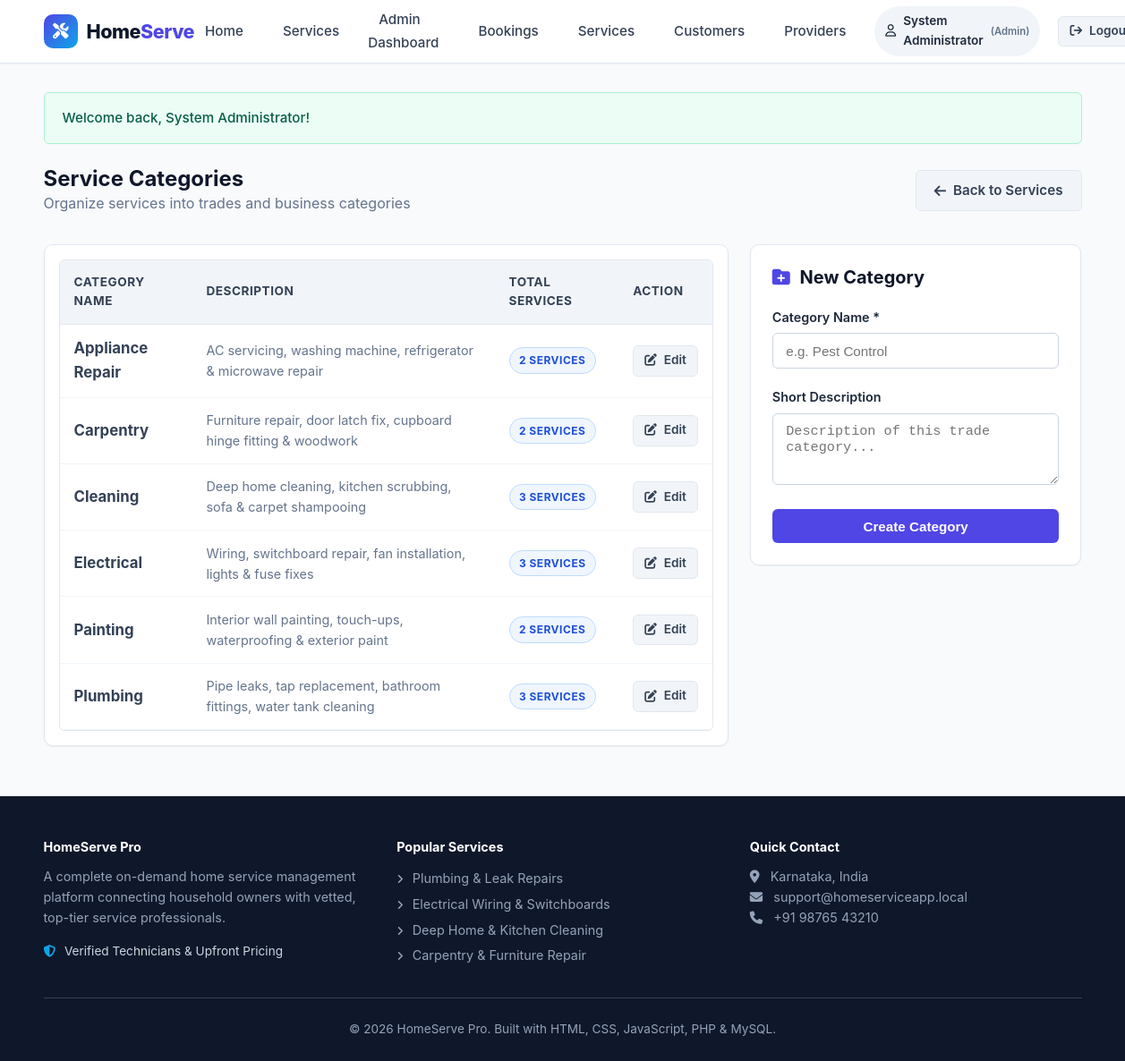
The page /admin/categories.php (signed in) on the database its author committed.
### tables this page shows
CREATE TABLE `service_categories` (
    `id` INT AUTO_INCREMENT PRIMARY KEY,
    `name` VARCHAR(100) NOT NULL UNIQUE,
    `description` TEXT,
    `icon` VARCHAR(50) DEFAULT 'wrench',
    `created_at` TIMESTAMP DEFAULT CURRENT_TIMESTAMP
);

### admin/categories.php (the view, shortened to what this page needs)
<?php
require_once __DIR__ . '/../config/db.php';
$pdo = getDB();
$categories = $pdo->query("SELECT c.*, COUNT(s.id) as service_count
                           FROM service_categories c
                           LEFT JOIN services s ON c.id = s.category_id
                           GROUP BY c.id ORDER BY c.name ASC")->fetchAll();
require_once __DIR__ . '/../includes/header.php';
?>
<div style="display: flex; justify-content: space-between; align-items: center; margin-bottom: 2rem; flex-wrap: wrap; gap: 1rem;">
    <div>
        <h2>Service Categories</h2>
        <p style="color: var(--gray-500);">Organize services into trades and business categories</p>
    </div>
    <a href="services.php" class="btn btn-secondary">
        <i class="fa-solid fa-arrow-left"></i> Back to Services
    </a>
</div>
<div class="grid grid-3" style="align-items: flex-start;">
    <div class="card" style="grid-column: span 2; padding: 1rem;">
        <div class="table-responsive">
            <table class="table">
                <thead>
                    <tr>
                        <th>Category Name</th>
                        <th>Description</th>
                        <th>Total Services</th>
                        <th>Action</th>
                    </tr>
                </thead>
                <tbody>
                    <?php foreach ($categories as $c): ?>
                        <tr>
                            <td>
                                <strong style="font-size: 1.05rem;"><?php echo htmlspecialchars($c['name']); ?></strong>
                            </td>
                            <td style="color: var(--gray-500); font-size: 0.9rem;"><?php echo htmlspecialchars($c['description']); ?></td>
                            <td><span class="badge badge-accepted"><?php echo $c['service_count']; ?> Services</span></td>
                            <td>
                                <a href="edit-category.php?id=<?php echo $c['id']; ?>" class="btn btn-secondary btn-sm" title="Edit Category">
                                    <i class="fa-solid fa-pen-to-square"></i> Edit
                                </a>
                            </td>
                        </tr>
                    <?php endforeach; ?>
                </tbody>
            </table>
        </div>
    </div>
    <div class="card" style="padding: 1.5rem;">
        <h3 style="font-size: 1.25rem; margin-bottom: 1.25rem;"><i class="fa-solid fa-folder-plus" style="color:var(--primary);margin-right:6px;"></i> New Category</h3>
        <form method="POST" action="categories.php">
            <div class="form-group">
                <label class="form-label" for="name">Category Name *</label>
                <input type="text" id="name" name="name" class="form-control" required placeholder="e.g. Pest Control">
            </div>
            <div class="form-group">
                <label class="form-label" for="description">Short Description</label>
                <textarea id="description" name="description" class="form-control" rows="3" placeholder="Description of this trade category..."></textarea>
            </div>
            <button type="submit" class="btn btn-primary btn-block">Create Category</button>
        </form>
    </div>
</div>
<?php require_once __DIR__ . '/../includes/footer.php'; ?>

### assets/css/style.css (style rules this page uses)
:root { --primary: #4f46e5; --primary-hover: #4338ca; --primary-light: #eef2ff; --secondary: #0ea5e9; --dark: #0f172a; --gray-900: #1e293b; --gray-700: #334155; --gray-500: #64748b; --gray-300: #cbd5e1; --gray-200: #e2e8f0; --gray-100: #f1f5f9; --light: #f8fafc; --white: #ffffff; --success: #10b981; --success-bg: #ecfdf5; --warning: #f59e0b; --warning-bg: #fffbeb; --danger: #ef4444; --danger-bg: #fef2f2; --info: #3b82f6; --info-bg: #eff6ff; --radius-sm: 6px; --radius-md: 10px; --radius-lg: 16px; --shadow-sm: 0 1px 2px 0 rgba(0, 0, 0, 0.05); --shadow-md: 0 4px 6px -1px rgba(0, 0, 0, 0.1), 0 2px 4px -2px rgba(0, 0, 0, 0.1); --shadow-lg: 0 10px 15px -3px rgba(0, 0, 0, 0.1), 0 4px 6px -4px rgba(0, 0, 0, 0.1); --shadow-hover: 0 14px 20px -3px rgba(79, 70, 229, 0.15); --transition: all 0.25s cubic-bezier(0.4, 0, 0.2, 1); }
* { box-sizing: border-box; margin: 0; padding: 0; }
body { font-family: -apple-system, BlinkMacSystemFont, "Segoe UI", Roboto, Oxygen, Ubuntu, Cantarell, "Helvetica Neue", sans-serif; background-color: var(--light); color: var(--gray-700); line-height: 1.6; display: flex; flex-direction: column; min-height: 100vh; }
h1, h2, h3, h4, h5, h6 { color: var(--dark); font-weight: 700; line-height: 1.25; }
a { color: var(--primary); text-decoration: none; transition: var(--transition); }
.btn { display: inline-flex; align-items: center; justify-content: center; gap: 8px; padding: 0.6rem 1.25rem; font-size: 0.95rem; font-weight: 600; border-radius: var(--radius-sm); border: 1px solid transparent; cursor: pointer; transition: var(--transition); text-align: center; white-space: nowrap; }
.btn-primary { background-color: var(--primary); color: var(--white) !important; }
.btn-secondary { background-color: var(--gray-100); color: var(--gray-700); border-color: var(--gray-200); }
.btn-sm { padding: 0.35rem 0.75rem; font-size: 0.85rem; }
.btn-block { width: 100%; }
.grid { display: grid; gap: 1.5rem; }
.grid-3 { grid-template-columns: repeat(3, minmax(0, 1fr)); }
.card { background: var(--white); border-radius: var(--radius-md); border: 1px solid var(--gray-200); box-shadow: var(--shadow-sm); padding: 1.5rem; transition: var(--transition); }
.badge { display: inline-block; padding: 0.25rem 0.65rem; font-size: 0.75rem; font-weight: 700; border-radius: 999px; text-transform: uppercase; letter-spacing: 0.5px; }
.badge-accepted { background-color: var(--info-bg); color: #1d4ed8; border: 1px solid #bfdbfe; }
.form-group { margin-bottom: 1.25rem; }
.form-label { display: block; font-weight: 600; font-size: 0.9rem; margin-bottom: 0.4rem; color: var(--gray-900); }
.form-control { width: 100%; padding: 0.65rem 0.9rem; font-size: 0.95rem; border: 1px solid var(--gray-300); border-radius: var(--radius-sm); background-color: var(--white); color: var(--gray-900); transition: var(--transition); }
textarea.form-control { resize: vertical; min-height: 80px; }
.table-responsive { width: 100%; overflow-x: auto; border-radius: var(--radius-sm); border: 1px solid var(--gray-200); background: var(--white); }
.table { width: 100%; border-collapse: collapse; text-align: left; }
.table th { background-color: var(--gray-100); padding: 0.85rem 1rem; font-size: 0.85rem; font-weight: 700; text-transform: uppercase; letter-spacing: 0.5px; color: var(--gray-700); border-bottom: 1px solid var(--gray-200); }
.table td { padding: 0.85rem 1rem; font-size: 0.9rem; border-bottom: 1px solid var(--gray-100); vertical-align: middle; }

### rows shown on the page
service_categories: name "Appliance Repair", description "AC servicing, washing machine, refrigerator & microwave repair", service_count "2"
service_categories: name "Carpentry", description "Furniture repair, door latch fix, cupboard hinge fitting & woodwork", service_count "2"
service_categories: name "Cleaning", description "Deep home cleaning, kitchen scrubbing, sofa & carpet shampooing", service_count "3"
service_categories: name "Electrical", description "Wiring, switchboard repair, fan installation, lights & fuse fixes", service_count "3"
service_categories: name "Painting", description "Interior wall painting, touch-ups, waterproofing & exterior paint", service_count "2"
service_categories: name "Plumbing", description "Pipe leaks, tap replacement, bathroom fittings, water tank cleaning", service_count "3"

### other values the page prints
$currentUser['name'] "System Administrator"
$role "Admin"
$flash['message'] "Welcome back, System Administrator!"
